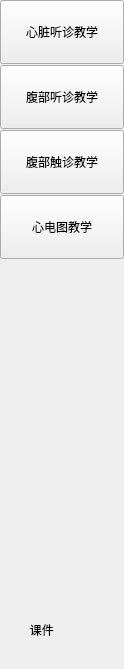
<?xml version="1.0" encoding="UTF-8"?>
<ui version="4.0">
 <class>courseware_widget</class>
 <widget class="QWidget" name="courseware_widget">
  <property name="geometry">
   <rect>
    <x>0</x>
    <y>0</y>
    <width>124</width>
    <height>669</height>
   </rect>
  </property>
  <property name="windowTitle">
   <string>courseware_widget</string>
  </property>
  <widget class="QPushButton" name="HT_btn">
   <property name="geometry">
    <rect>
     <x>0</x>
     <y>0</y>
     <width>124</width>
     <height>64</height>
    </rect>
   </property>
   <property name="text">
    <string>心脏听诊教学</string>
   </property>
  </widget>
  <widget class="QPushButton" name="abdomen_L_btn">
   <property name="geometry">
    <rect>
     <x>0</x>
     <y>65</y>
     <width>124</width>
     <height>64</height>
    </rect>
   </property>
   <property name="text">
    <string>腹部听诊教学</string>
   </property>
  </widget>
  <widget class="QPushButton" name="abdomen_T_btn">
   <property name="geometry">
    <rect>
     <x>0</x>
     <y>130</y>
     <width>124</width>
     <height>64</height>
    </rect>
   </property>
   <property name="text">
    <string>腹部触诊教学</string>
   </property>
  </widget>
  <widget class="QPushButton" name="ECG_btn">
   <property name="geometry">
    <rect>
     <x>0</x>
     <y>195</y>
     <width>124</width>
     <height>64</height>
    </rect>
   </property>
   <property name="text">
    <string>心电图教学</string>
   </property>
  </widget>
  <widget class="QLabel" name="title_label">
   <property name="geometry">
    <rect>
     <x>0</x>
     <y>620</y>
     <width>124</width>
     <height>20</height>
    </rect>
   </property>
   <property name="text">
    <string>         课件</string>
   </property>
  </widget>
 </widget>
 <layoutdefault spacing="6" margin="11"/>
 <resources/>
 <connections/>
</ui>
